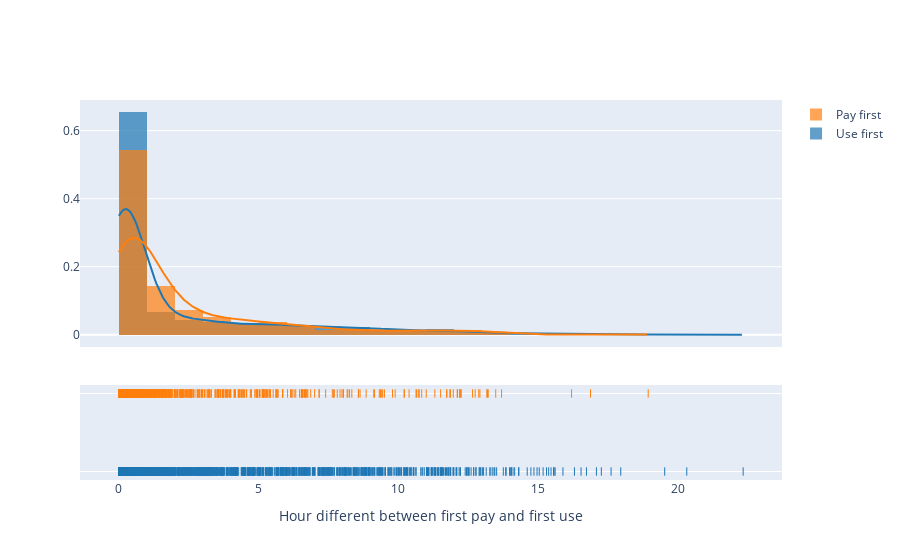

Notebook code cell kept with this figure:
### Code cell
temp = first_case.groupby(by=['firstPaymentType','use_first'])['UserID'].count().reset_index()
fig = ff.create_distplot(
    [first_case[first_case.use_first]['gap_hour'],
     first_case[~first_case.use_first]['gap_hour']
     ], group_labels=['Use first', 'Pay first']
    )
fig.update_xaxes(title='Hour different between first pay and first use')
fig.show()

### Figure 1 — Plotly figure (JSON) as saved in the notebook; plotly's stock layout.template omitted (floating-point values rounded to 4 significant figures; data arrays with more than 128 entries replaced by an {"elided": "..."} marker saying what was removed)
{"data": [{"autobinx": false, "histnorm": "probability density", "legendgroup": "Use first", "marker": {"color": "rgb(31, 119, 180)"}, "name": "Use first", "opacity": 0.7, "type": "histogram", "x": {"elided": "2793 float values"}, "xaxis": "x", "xbins": {"end": 22.34, "size": 1, "start": 0.002268}, "yaxis": "y"}, {"autobinx": false, "histnorm": "probability density", "legendgroup": "Pay first", "marker": {"color": "rgb(255, 127, 14)"}, "name": "Pay first", "opacity": 0.7, "type": "histogram", "x": {"elided": "728 float values"}, "xaxis": "x", "xbins": {"end": 18.94, "size": 1, "start": 0.002116}, "yaxis": "y"}, {"legendgroup": "Use first", "marker": {"color": "rgb(31, 119, 180)"}, "mode": "lines", "name": "Use first", "showlegend": false, "type": "scatter", "x": {"elided": "500 float values"}, "xaxis": "x", "y": {"elided": "500 float values"}, "yaxis": "y"}, {"legendgroup": "Pay first", "marker": {"color": "rgb(255, 127, 14)"}, "mode": "lines", "name": "Pay first", "showlegend": false, "type": "scatter", "x": {"elided": "500 float values"}, "xaxis": "x", "y": {"elided": "500 float values"}, "yaxis": "y"}, {"legendgroup": "Use first", "marker": {"color": "rgb(31, 119, 180)", "symbol": "line-ns-open"}, "mode": "markers", "name": "Use first", "showlegend": false, "type": "scatter", "x": {"elided": "2793 float values"}, "xaxis": "x", "y": {"elided": "2793 str values"}, "yaxis": "y2"}, {"legendgroup": "Pay first", "marker": {"color": "rgb(255, 127, 14)", "symbol": "line-ns-open"}, "mode": "markers", "name": "Pay first", "showlegend": false, "type": "scatter", "x": {"elided": "728 float values"}, "xaxis": "x", "y": {"elided": "728 str values"}, "yaxis": "y2"}], "layout": {"barmode": "overlay", "hovermode": "closest", "legend": {"traceorder": "reversed"}, "xaxis": {"anchor": "y2", "domain": [0, 1], "title": {"text": "Hour different between first pay and first use"}, "zeroline": false}, "yaxis": {"anchor": "free", "domain": [0.35, 1], "position": 0}, "yaxis2": {"anchor": "x", "domain": [0, 0.25], "dtick": 1, "showticklabels": false}}}
